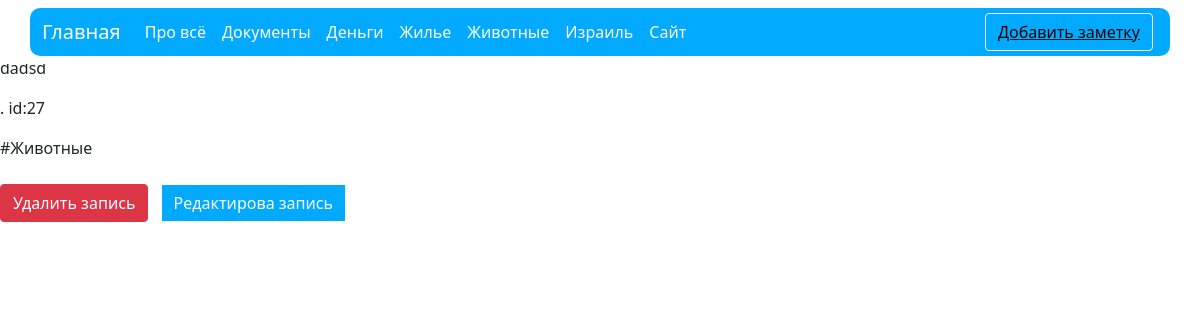
/news/27, run on the app's committed database.
### news/models.py (models this page shows, shortened)
class Articles(models.Model):
    title = models.CharField('Название', max_length=15)
    hashtag = models.CharField('Хештег', max_length=20)
    full_text = models.TextField('Текст')
    class Meta:
        verbose_name = 'Новость'
        verbose_name_plural = 'Новости'

### news/views.py (the view)
# urls.py: path('<int:pk>', views.NewsDetailView.as_view(), name='news-detail'),
class NewsDetailView(DetailView):
    model = Articles
    template_name = 'news/details_view.html'
    context_object_name = 'article'

### news/templates/news/details_view.html (shortened to what this page needs)
{% extends 'main/layout.html' %}
{% block content %}
    <div class="features">
        <h1>{{ article.title }}</h1>
        <p>{{ article.full_text }}</p>
        <p>{{ article.date }}. id:{{ article.id }}</p>
        <p>#{{ article.hashtag }}</p>
        <a href="{% url 'news-delete' article.id %}" class="btn btn-danger">Удалить запись</a>
        <a href="{% url 'news-update' article.id %}" class="btn btn-info">Редактирова запись</a>
    </div>
{% endblock %}

### main/static/main/css/main.css (style rules this page uses)
.btn-info { border-left: 35%; background: #01AAFF; color: white; border: 4px solid white; margin: 5px; }

### data on the page
Articles: full_text "dadsd", id "27", hashtag "Животные"
